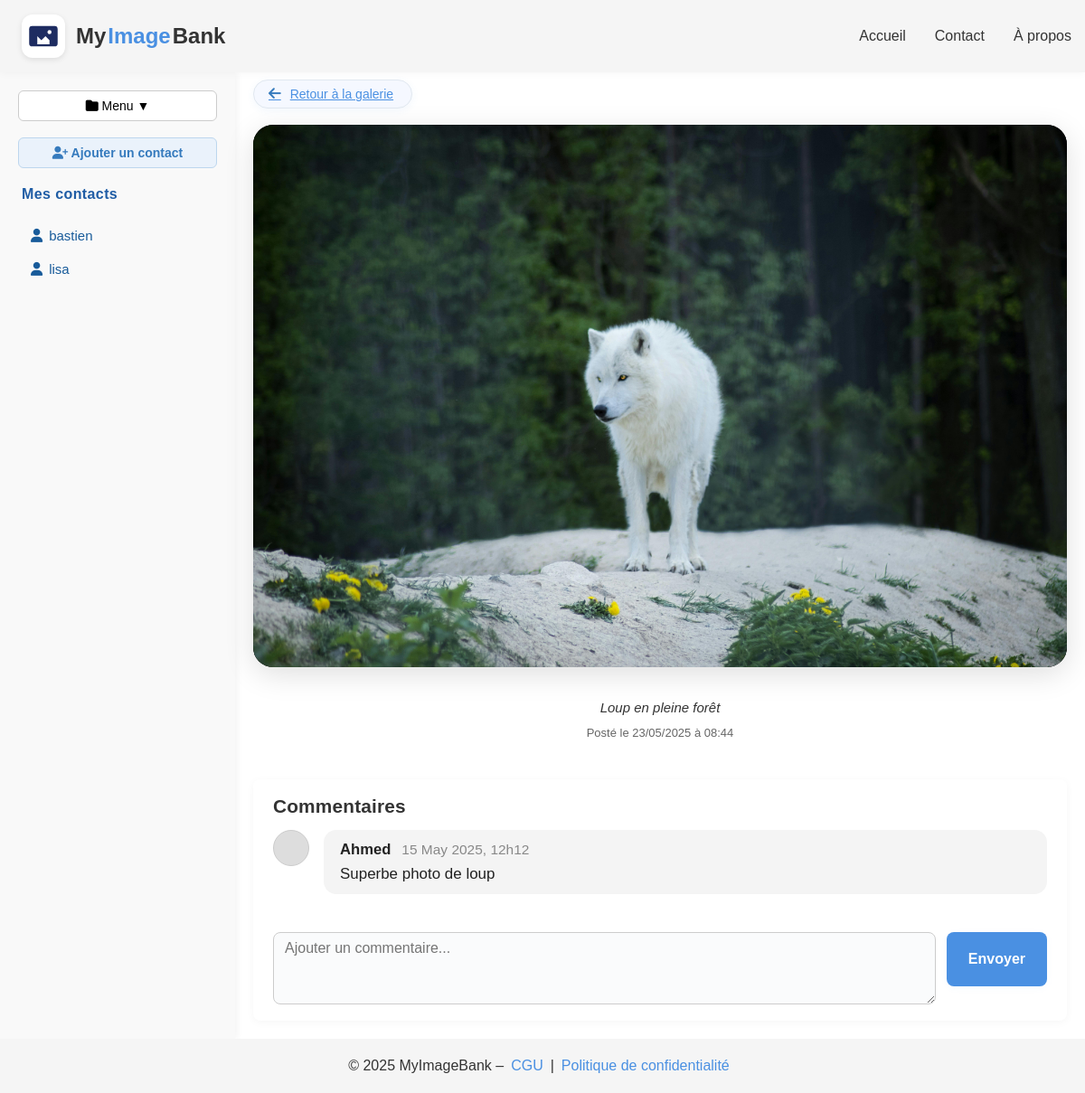
The page /view-larger.php?image_id=5 (signed in) on the database its author committed.
### tables this page shows
CREATE TABLE users (
    id INT AUTO_INCREMENT PRIMARY KEY,
    login VARCHAR(50) NOT NULL UNIQUE,
    password VARCHAR(255) NOT NULL,
    nom VARCHAR(100),
    prenom VARCHAR(100),
    email VARCHAR(100),
    created_at TIMESTAMP DEFAULT CURRENT_TIMESTAMP
);

CREATE TABLE images (
    id INT AUTO_INCREMENT PRIMARY KEY,
    user_id INT NOT NULL,
    path VARCHAR(255) NOT NULL,
    caption TEXT,
    created_at TIMESTAMP DEFAULT CURRENT_TIMESTAMP,
    FOREIGN KEY (user_id) REFERENCES users(id) ON DELETE CASCADE
);

CREATE TABLE comments (
    id INT AUTO_INCREMENT PRIMARY KEY,
    image_id INT NOT NULL,
    author VARCHAR(100) NOT NULL DEFAULT 'Anonyme',
    comment_text TEXT NOT NULL,
    created_at DATETIME NOT NULL DEFAULT CURRENT_TIMESTAMP,
    INDEX (image_id)
);

### src/contact_list.php (called while the page is built)
<?php
function getUserContacts(PDO $pdo, int $userId): array {
    $sql = "SELECT u.id, u.login
            FROM contacts c
            JOIN users u ON c.contact_user_id = u.id
            WHERE c.user_id = ?";
    $stmt = $pdo->prepare($sql);
    $stmt->execute([$userId]);
    return $stmt->fetchAll(PDO::FETCH_ASSOC);
}

### public/view-larger.php (the view, shortened to what this page needs)
<?php
$pdo = getDatabaseConnection();
$image_id = isset($_GET['image_id']) ? (int)$_GET['image_id'] : 0;
$user_id = $_SESSION['user_id'] ?? null;
$stmt = $pdo->prepare("SELECT * FROM images WHERE id = ?");
$stmt->execute([$image_id]);
$image = $stmt->fetch(PDO::FETCH_ASSOC);
$stmt = $pdo->prepare("SELECT author AS display_name, comment_text, created_at FROM comments WHERE image_id = ? ORDER BY created_at DESC");
$stmt->execute([$image_id]);
$comments = $stmt->fetchAll(PDO::FETCH_ASSOC);
include "templates/header.php";
?>
<div class="page-wrapper">
    <?php include "templates/sidebar.php"; ?>
    <main class="main-content main-view-larger">
        <div class="larger-image-wrapper">
            <a href="gallery.php" class="gallery-link">
                <i class="fas fa-arrow-left"></i>
                <span>Retour à la galerie</span>
            </a>
            <div class="image-larger">
                <img src="<?= htmlspecialchars($image['path']) ?>"
                     alt="<?= htmlspecialchars($image['caption'] ?? 'Image') ?>">
            </div>
            <p class="image-caption"><?= htmlspecialchars($image['caption']) ?></p>
            <p class="image-date">Posté le <?= date("d/m/Y à H:i", strtotime($image['created_at'])) ?></p>
        </div>
        <div class="comments-section">
            <h3>Commentaires</h3>
            <?php if (empty($comments)): ?>
                <p>Aucun commentaire pour cette image.</p>
            <?php else: ?>
                <?php foreach ($comments as $comment): ?>
                    <div class="comment-item">
                        <div class="avatar"></div>
                        <div class="comment-bubble">
                            <div class="comment-header">
                                <span class="comment-author"><?= htmlspecialchars($comment['display_name']) ?></span>
                                <span class="comment-date"><?= date('d M Y, H\hi', strtotime($comment['created_at'])) ?></span>
                            </div>
                            <div class="comment-text"><?= nl2br(htmlspecialchars($comment['comment_text'])) ?></div>
                        </div>
                    </div>
                <?php endforeach; ?>
            <?php endif; ?>
            <div class="comment-add-section">
                <?php if ($user_id): ?>
                    <form class="comment-form" method="POST" action="view-larger.php?image_id=<?= $image_id ?>">
                        <textarea name="comment" placeholder="Ajouter un commentaire..." required></textarea>
                        <button type="submit" class="btn-primary">Envoyer</button>
                    </form>
                <?php else: ?>
                    <p class="popup-login-message">Vous devez <a href="auth-page.php">vous connecter</a> pour commenter.</p>
                <?php endif; ?>
            </div>
        </div>
    </main>
</div>
<?php include "templates/footer.php"; ?>

### public/templates/sidebar.php (shortened to what this page needs)
<aside class="sidebar">
  <div class="toolbar-row">
    <button class="toolbar-btn" id="menu-toggle">
      <i class="fa-solid fa-folder"></i> Menu ▼
    </button>
    <button class="toolbar-btn add-contact-btn" id="add-contact-btn">
      <i class="fa-solid fa-user-plus"></i> Ajouter un contact
    </button>
  </div>
  <div class="contacts-list">
    <h4>Mes contacts</h4>
    <ul class="contacts-ul">
      <?php
      require_once __DIR__ . '/../../src/contact_list.php';
      $contacts = [];
      if (isset($_SESSION['user_id'])) {
          $pdo = getDatabaseConnection();
          $contacts = getUserContacts($pdo, (int)$_SESSION['user_id']);
      }
      if (empty($contacts)) {
          echo "<li class='contact-li'>Aucun contact.</li>";
      } else {
          foreach ($contacts as $contact) {
              echo '<li class="contact-li">
                      <a href="gallery.php?user_id=' . (int)$contact['id'] . '" class="contact-link">
                        <i class="fa-solid fa-user"></i> ' . htmlspecialchars($contact['login']) . '
                      </a>
                    </li>';
          }
      }
      ?>
    </ul>
  </div>
</aside>

### public/assets/css/base.css (style rules this page uses)
* { box-sizing: border-box; margin: 0; padding: 0; }
html, body { min-height: 100vh; }
body { display: flex; flex-direction: column; font-family: 'Poppins', sans-serif; color: #333; background: #fff; }

### public/assets/css/theme.css (style rules this page uses)
.btn-primary { background: #4A90E2; color: #fff; border: none; padding: 0 20px; height: 48px; border-radius: 8px; font-size: 16px; cursor: pointer; transition: background 0.3s ease; }
.toolbar-btn { min-width: 90px; font-size: 14px; padding: 8px; border: 1px solid #CCC; border-radius: 6px; background: #fff; cursor: pointer; text-align: center; }
.gallery-link { align-self: flex-start; display: inline-flex; align-items: center; gap: 8px; font-size: 1.08rem; font-weight: 500; color: #357ABD; background: #f5f8ff; border-radius: 24px; padding: 7px 20px 7px 16px; box-shadow: 0 2px 8px rgba(74,144,226,0.07); text-decoration: none; transition: background 0.18s, color 0.18s, box-shadow 0.18s; margin-bottom: 18px; margin-top: 8px; border: 1px solid #e1e8f0; }
.gallery-link i { font-size: 1.12em; color: #357ABD; margin-right: 2px; transition: color 0.18s; }

### public/assets/css/layout.css (style rules this page uses)
.page-wrapper { flex: 1; display: flex; }
.main-content { flex: 1; padding: 0 20px; display: flex; align-items: center; justify-content: center; }

### public/assets/css/components/image-card.css (style rules this page uses)
.image-caption { font-style: italic; font-size: 15px; margin: 8px 0; color: #333; text-align: center; padding: 10px 16px 4px; }
.image-date { font-size: 13px; color: #666; text-align: center; padding: 0 12px 12px; }
.gallery-link { font-size: 14px; color: #4A90E2; text-decoration: underline; }

### public/assets/css/templates/sidebar.css (style rules this page uses)
.sidebar { width: 260px; background: #F9F9F9; box-shadow: 2px 0 8px rgba(0,0,0,0.05); padding: 20px; }
.toolbar-row { display: flex; gap: 8px; flex-direction: column; margin-bottom: 16px; }
.toolbar-btn { min-width: 90px; font-size: 14px; padding: 8px; border: 1px solid #CCC; border-radius: 6px; background: #fff; cursor: pointer; text-align: center; transition: background 0.2s; }
.add-contact-btn { margin-top: 10px; background: #eaf2fb; color: #357ABD; font-weight: 600; border: 1px solid #bdd6ee; transition: background 0.2s, color 0.2s; }
.contacts-list { margin-top: 28px; padding-left: 2px; }
.contacts-list h4 { font-size: 16px; color: #205da5; font-weight: 700; margin-bottom: 6px; letter-spacing: 0.4px; }
.contacts-ul { list-style: none; padding: 0; margin: 0; }
.contact-li { margin-bottom: 8px; }
.contact-link { color: #185b9a; font-size: 15px; text-decoration: none; display: flex; align-items: center; gap: 7px; transition: color 0.18s; border-radius: 6px; padding: 6px 10px; }

### public/assets/css/pages/auth.css (style rules this page uses)
.btn-primary { height: 50px; font-size: 17px; }

### public/assets/css/pages/contact.css (style rules this page uses)
.contacts-list { display: flex; flex-direction: column; gap: 16px; margin-top: 20px; padding-left: 4px; }

### rows shown on the page
users: login "bastien"
users: login "lisa"
images: path (picture), caption "Loup en pleine forêt", created_at "23/05/2025 à 08:44"
comments: author "Ahmed", created_at "15 May 2025, 12h12", comment_text "Superbe photo de loup"
